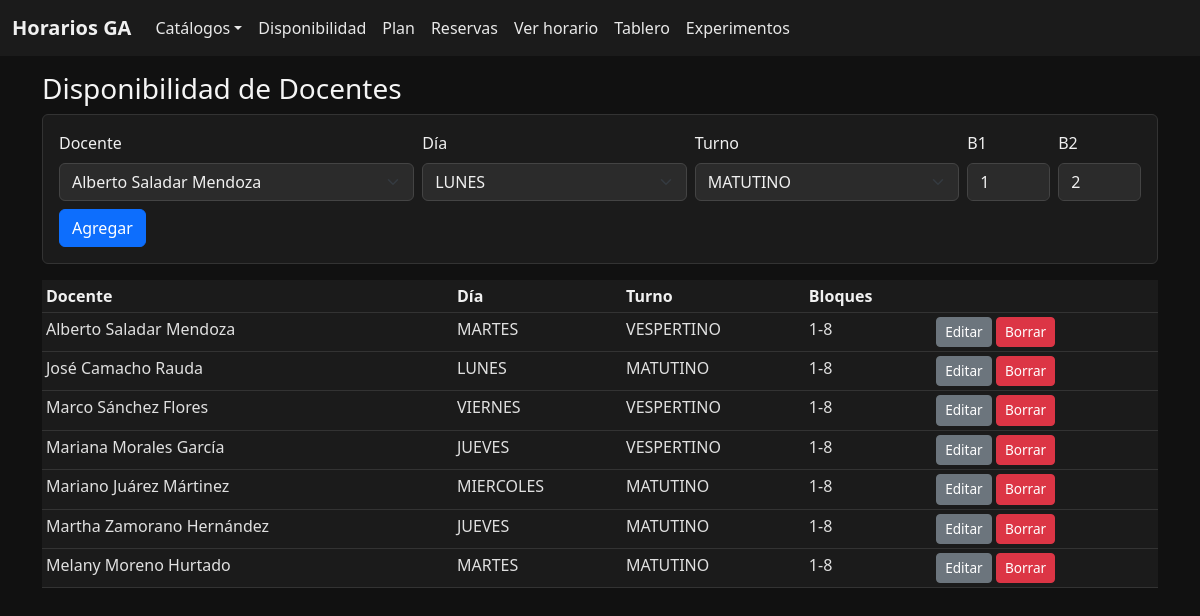
The app's page /disponibilidad with its own data.
### app/models.py (models this page shows)
class Disponibilidad(db.Model):
    id = db.Column(db.Integer, primary_key=True)
    docente_id = db.Column(db.Integer, db.ForeignKey("docente.id"), nullable=False)
    dia = db.Column(db.String(20), nullable=False)
    turno = db.Column(SAEnum(Turno, name="turno"), nullable=False)
    bloque_inicio = db.Column(db.Integer, nullable=False)
    bloque_fin = db.Column(db.Integer, nullable=False)
    docente = db.relationship("Docente")

class Docente(db.Model):
    id = db.Column(db.Integer, primary_key=True)
    nombre = db.Column(db.String(120), nullable=False)
    correo = db.Column(db.String(120))
    materias_impartibles = db.relationship("DocenteMateria", backref="docente", cascade="all, delete-orphan")

### app/routes.py (the view, shortened to what this page needs)
@bp.route("/disponibilidad", methods=["GET","POST"])
def disponibilidad():
    docentes = Docente.query.order_by(Docente.nombre).all()
    disp = (Disponibilidad.query
            .join(Docente, Disponibilidad.docente_id == Docente.id)
            .order_by(Docente.nombre, Disponibilidad.dia, Disponibilidad.turno)
            .all())
    return render_template("disponibilidad_form.html", docentes=docentes, disp=disp)

### app/templates/disponibilidad_form.html (shortened to what this page needs)
{% extends "base.html" %} {% block content %}
<h3>Disponibilidad de Docentes</h3>
<form method="post" class="card p-3 mb-3">
  <div class="row g-2">
    <div class="col-md-4">
      <label>Docente</label>
      <select name="docente_id" class="form-select">
        {% for d in docentes %}
        <option value="{{ d.id }}">{{ d.nombre }}</option>
        {% endfor %}
      </select>
    </div>
    <div class="col-md-3">
      <label>Día</label>
      <select name="dia" class="form-select">
        {% for d in ['LUNES','MARTES','MIERCOLES','JUEVES','VIERNES'] %}
        <option>{{ d }}</option>
        {% endfor %}
      </select>
    </div>
    <div class="col-md-3">
      <label>Turno</label>
      <select name="turno" class="form-select">
        <option>MATUTINO</option>
      </select>
    </div>
    <div class="col-md-1">
      <label>B1</label><input class="form-control" name="b1" type="number" min="1" max="8" value="1" />
    </div>
    <div class="col-md-1">
      <label>B2</label><input class="form-control" name="b2" type="number" min="1" max="8" value="2" />
    </div>
  </div>
  <div class="mt-2"><button class="btn btn-primary">Agregar</button></div>
</form>
<table class="table table-sm table-dark">
  <thead>
    <tr>
      <th>Docente</th>
      <th>Día</th>
      <th>Turno</th>
      <th>Bloques</th>
      <th></th>
    </tr>
  </thead>
  <tbody>
    {% for r in disp %}
    <tr>
      <td>{{ r.docente.nombre }}</td>
      <td>{{ r.dia }}</td>
      <td>{{ r.turno.value }}</td>
      <td>{{ r.bloque_inicio }}-{{ r.bloque_fin }}</td>
      <td>
        <a class="btn btn-sm btn-secondary" href="{{ url_for('main.disponibilidad_editar', id=r.id) }}">Editar</a>
        <a class="btn btn-sm btn-danger" href="{{ url_for('main.disponibilidad_borrar', id=r.id) }}"
          onclick="return confirm('¿Eliminar?')">Borrar</a>
      </td>
    </tr>
    {% endfor %}
  </tbody>
</table>
{% endblock %}

### app/static/css/styles.css (style rules this page uses)
body { background: #111; color: #eee; }
label, .form-label { color: #f0f0f0 !important; font-weight: 500; margin-bottom: 0.5rem; }
h1, h2, h3, h4, h5, h6 { color: #f5f5f5 !important; }
p, span, div { color: #e0e0e0; }
.card { background: #1b1b1b; border: 1px solid #333; }
.table { background: #1b1b1b; }
.table th { color: #f0f0f0 !important; font-weight: 600; }
.table td { color: #e0e0e0 !important; }
.table-dark { --bs-table-bg: #1b1b1b; --bs-table-striped-bg: #232323; --bs-table-hover-bg: #2b2b2b; --bs-table-border-color: #333; --bs-table-color: #e0e0e0; }
.form-control, .form-select { background-color: #2b2b2b; border: 1px solid #444; color: #f0f0f0; }
.form-control::placeholder { color: #888; }
.btn { font-weight: 500; }
.btn-primary { background-color: #0d6efd; border-color: #0d6efd; color: #fff; }
.btn-secondary { background-color: #6c757d; border-color: #6c757d; color: #fff; }
.btn-danger { background-color: #dc3545; border-color: #dc3545; color: #fff; }
.btn-sm { font-size: 0.85rem; }
a { color: #7ec8ff; text-decoration: none; }
input[type="text"], input[type="email"], input[type="number"], input[type="password"], textarea, select { background-color: #2b2b2b !important; border-color: #444 !important; color: #f0f0f0 !important; }

### records on screen
Disponibilidad: docente.nombre "Alberto Saladar Mendoza", dia "MARTES", turno.value "VESPERTINO", bloque_inicio "1", bloque_fin "8"
Disponibilidad: docente.nombre "José Camacho Rauda", dia "LUNES", turno.value "MATUTINO", bloque_inicio "1", bloque_fin "8"
Disponibilidad: docente.nombre "Marco Sánchez Flores", dia "VIERNES", turno.value "VESPERTINO", bloque_inicio "1", bloque_fin "8"
Disponibilidad: docente.nombre "Mariana Morales García", dia "JUEVES", turno.value "VESPERTINO", bloque_inicio "1", bloque_fin "8"
Disponibilidad: docente.nombre "Mariano Juárez Mártinez", dia "MIERCOLES", turno.value "MATUTINO", bloque_inicio "1", bloque_fin "8"
Disponibilidad: docente.nombre "Martha Zamorano Hernández", dia "JUEVES", turno.value "MATUTINO", bloque_inicio "1", bloque_fin "8"
Disponibilidad: docente.nombre "Melany Moreno Hurtado", dia "MARTES", turno.value "MATUTINO", bloque_inicio "1", bloque_fin "8"

### other values on screen
form field docente_id "Alberto Saladar Mendoza"
form field dia "LUNES"
